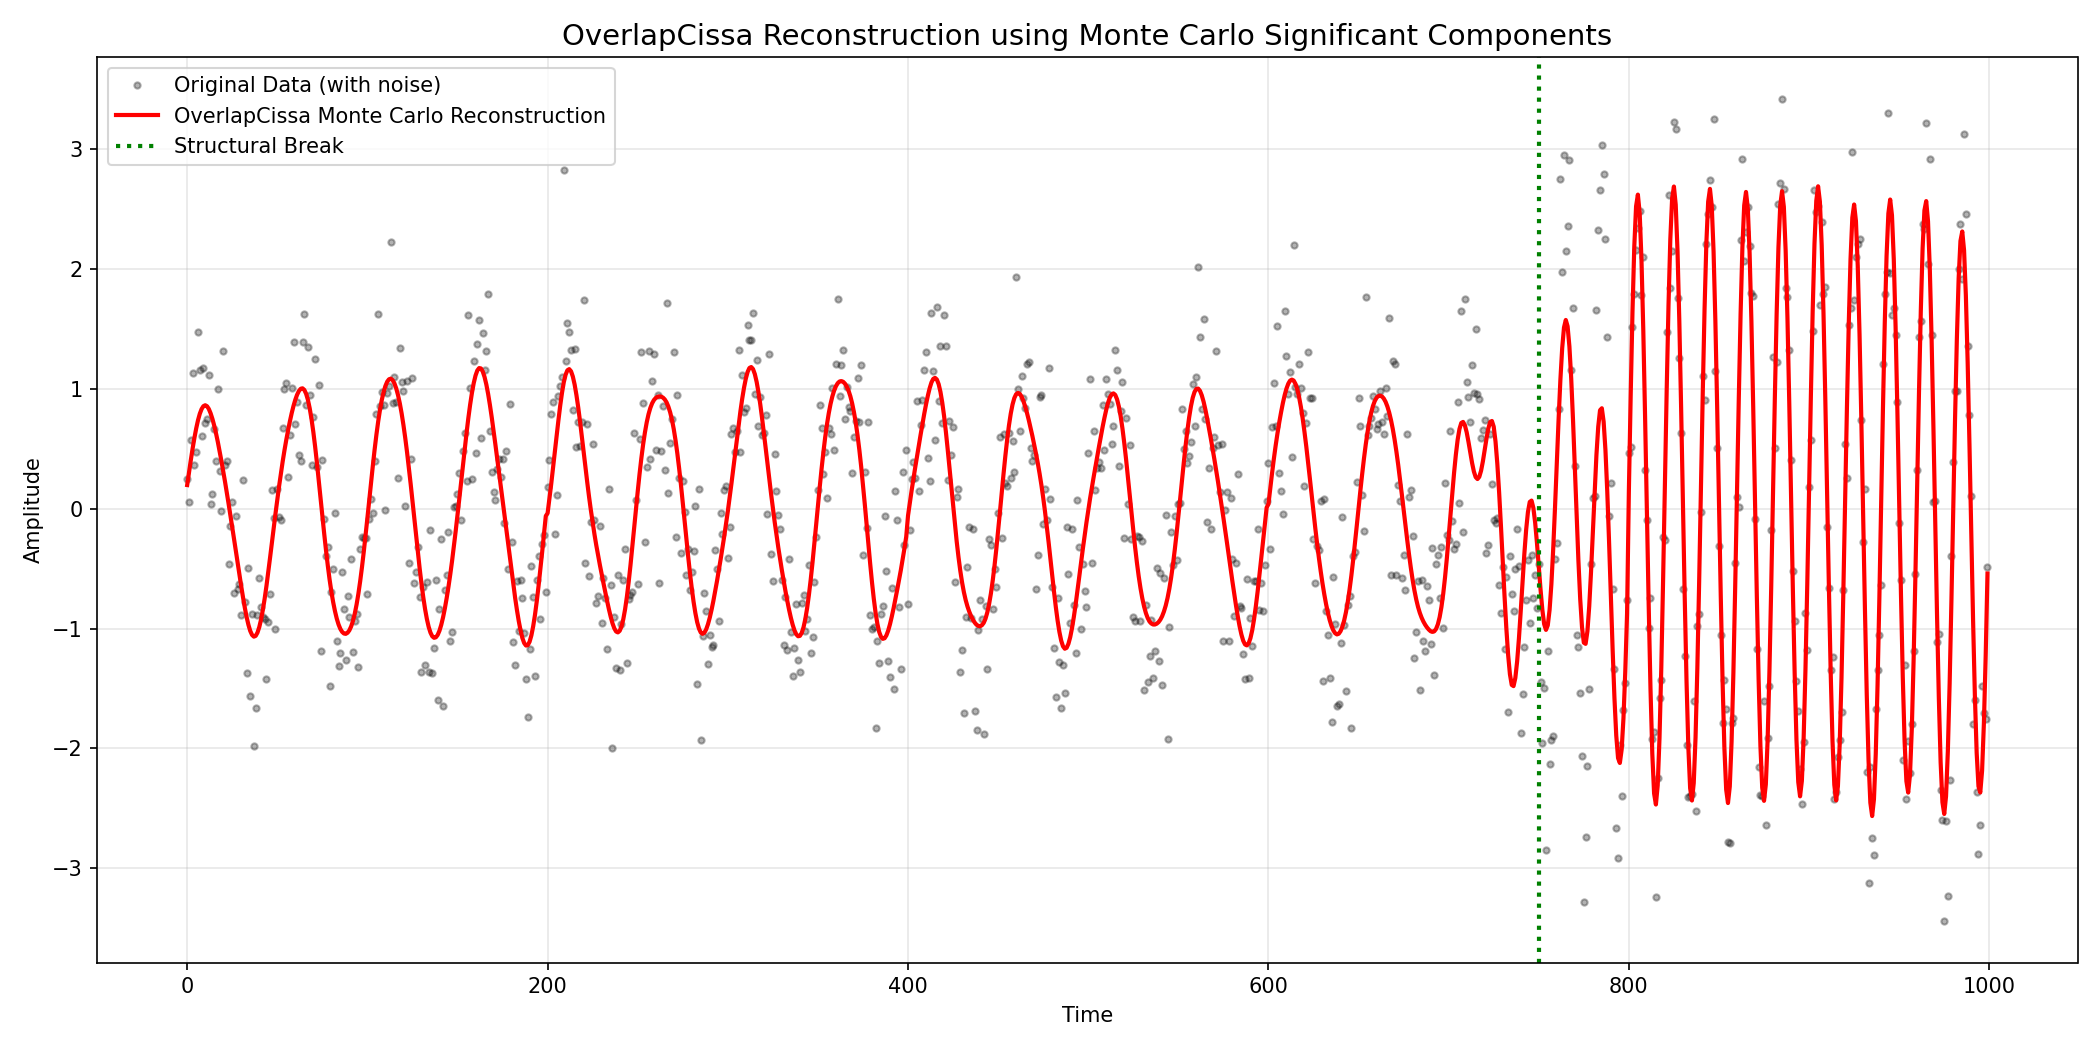

Here is the Python script that generated this plot:
import numpy as np
import matplotlib.pyplot as plt
import os
import sys

# Add root directory to python path if not installed
sys.path.insert(0, os.path.abspath(os.path.join(os.path.dirname(__file__), '../../..')))

from pycissa.processing.cissa.overlap_cissa import OverlapCissa

def run_monte_carlo_example():
    np.random.seed(42)

    # 1. Generate time series with a structural break
    N = 1000
    t = np.arange(N)

    # First 3/4: freq = 50, amplitude = 1
    x1 = np.sin(2 * np.pi * t[:750] / 50)
    # Last 1/4: freq = 20, amplitude = 2.5
    x2 = 2.5 * np.sin(2 * np.pi * t[750:] / 20)

    # Add noise
    x = np.concatenate([x1, x2]) + np.random.normal(0, 0.5, N)

    # Define parameters for OverlapCissa
    L = 100
    q = 200
    L_bar = 25
    Z_len = q + 2 * L_bar # 250

    # 2. Process with OverlapCissa
    print("Running OverlapCissa...")
    ocissa = OverlapCissa(t, x, Z=Z_len, q=q, L=L)
    ocissa.fit()

    # 3. Apply Monte Carlo surrogates to find significant components
    print("Running Monte Carlo significance testing...")
    # alpha=0.05 gives 95% confidence interval
    ocissa.post_run_monte_carlo_analysis(alpha=0.05, K_surrogates=5, surrogates='random_permutation')

    # Group components using the results of the monte carlo analysis
    # This automatically sums the significant periodic components and noise components.
    print("Grouping components based on Monte Carlo results...")
    ocissa.post_group_components(grouping_type='monte_carlo', plot_result=False)

    # 4. Plot results
    print("Plotting results...")
    plt.figure(figsize=(14, 7))
    plt.plot(t, x, 'k.', alpha=0.3, label='Original Data (with noise)')

    # Plot the reconstructed main signal (trend + periodic) based on Monte Carlo
    x_mc_recon = ocissa.x_trend + ocissa.x_periodic
    plt.plot(t, x_mc_recon, 'r-', label='OverlapCissa Monte Carlo Reconstruction', linewidth=2)

    # Mark structural break
    plt.axvline(750, color='g', linestyle=':', linewidth=2, label='Structural Break')

    plt.title("OverlapCissa Reconstruction using Monte Carlo Significant Components", fontsize=14)
    plt.xlabel("Time")
    plt.ylabel("Amplitude")
    plt.legend(loc='upper left')
    plt.grid(True, alpha=0.3)

    output_path = os.path.join(os.path.dirname(__file__), 'overlap_cissa_monte_carlo.png')
    plt.tight_layout()
    plt.savefig(output_path, dpi=150)
    print(f"Monte Carlo plot saved to: {output_path}")

if __name__ == "__main__":
    run_monte_carlo_example()
